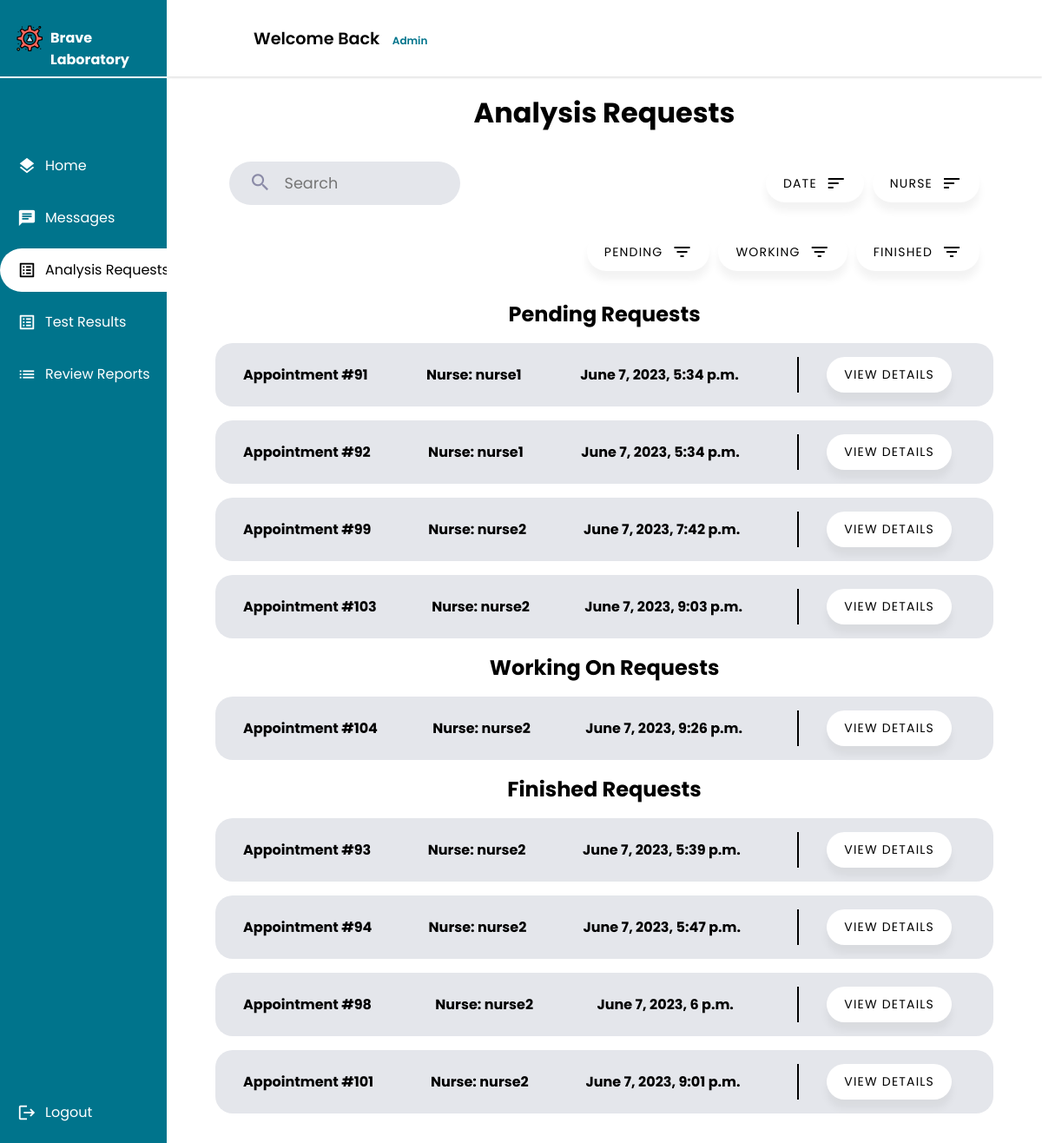
Before: /auditor/requests/ (signed in) with the older database file.
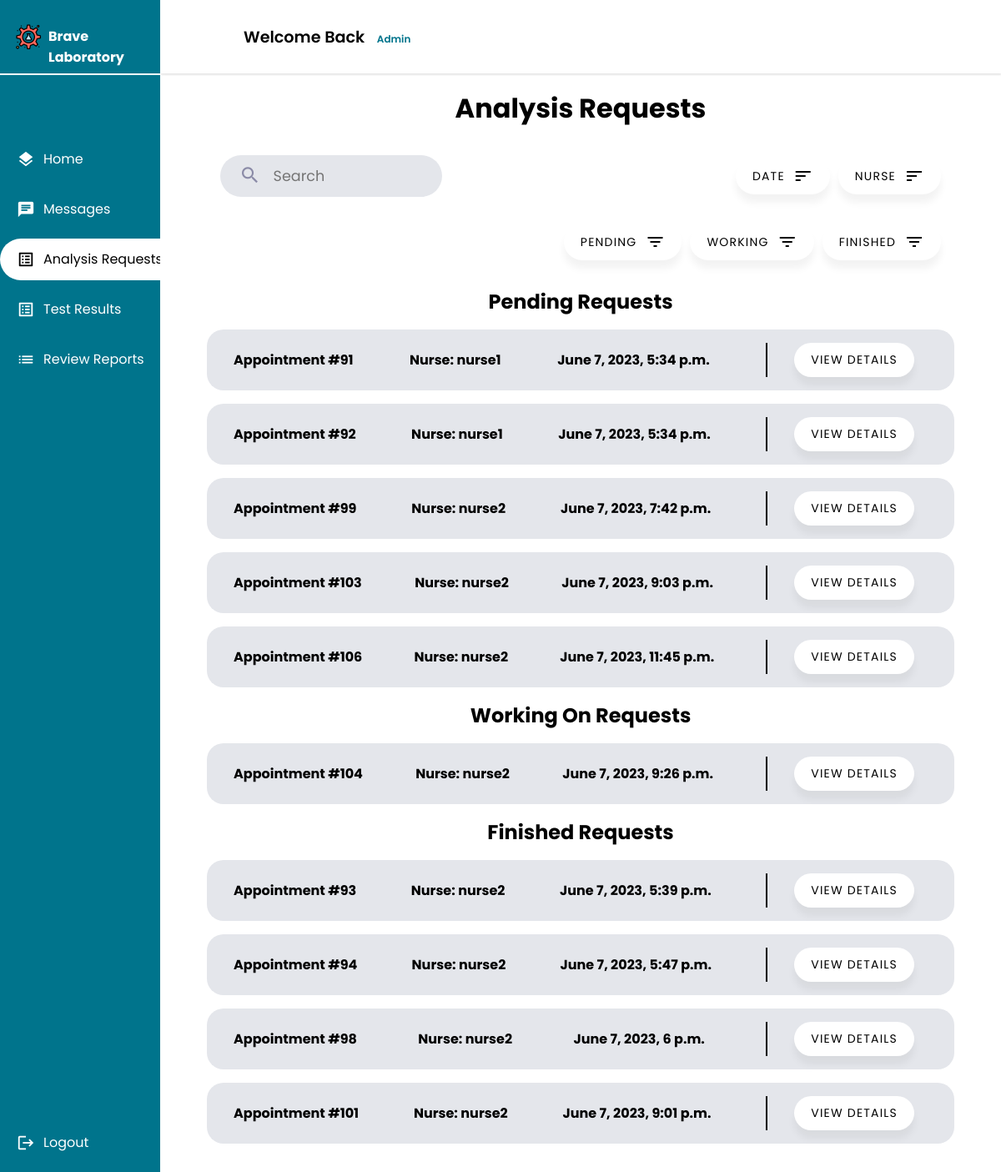
After: the same page with the newer database file.
### main_home/models.py (models this page shows, shortened)
class AnalysisRequest(models.Model):
    PENDING = 'pending'
    WORKING_ON = 'working-on'
    FINISHED = 'finished'
    STATUS_CHOICES = [
        (PENDING, 'Pending'),
        (WORKING_ON, 'Working On'),
        (FINISHED, 'Finished'),
    ]
    appointment = models.OneToOneField(Appointment, on_delete=models.CASCADE)
    nurse = models.ForeignKey(Nurse, on_delete=models.CASCADE)
    tests = models.ManyToManyField(Test)
    creation_time = models.DateTimeField(auto_now_add=True)
    start_time = models.DateTimeField(null=True, blank=True)
    finish_time = models.DateTimeField(null=True, blank=True)
    accepted = models.BooleanField(default=False)
    finished = models.BooleanField(default=False)
    status =  models.CharField(max_length=45, choices=STATUS_CHOICES, default=PENDING)
    class Meta:
        db_table = 'analysis_request'

class Appointment(models.Model):
    UPCOMING = 'Upcoming'
    TOMORROW = 'Tommorow'
    TODAY = 'Today'
    OVERDUE = 'Overdue'
    STATUS_CHOICES = [
        (UPCOMING, 'Upcoming'),
        (TOMORROW, 'Tommorow'),
        (TODAY, 'Today'),
        (OVERDUE, 'Overdue'),
    ]
    client = models.ForeignKey(Client, on_delete=models.CASCADE)
    tests_requested = models.ManyToManyField(TestOffered)
    date = models.DateField(validators=[validate_date_not_past])
    description = models.CharField(max_length=1000,blank=True)
    document = models.ImageField(null=True,blank=True,upload_to='medical_documents')
    total_price = models.DecimalField(max_digits=10, decimal_places=2)
    payment_status = models.BooleanField(default=False)
    arrived = models.BooleanField(default=False)
    cancelled = models.BooleanField(default=False)
    performed = models.BooleanField(default=False)
    urgent = models.BooleanField(default=False)
    class Meta:
        db_table = 'appointment'

### nurse/models.py (models this page shows, shortened)
class Nurse(models.Model):
    GENDERS =[
        ('M','Male'),
        ('F','Female')
    ]
    user = models.OneToOneField(User, primary_key = True, on_delete=models.CASCADE)
    phone_number = models.CharField(max_length=10,validators=[phone_regex])
    gender = models.CharField(max_length = 1 ,choices = GENDERS)
    address = models.CharField(max_length=50)
    profile_pic = models.ImageField(default="default.png", upload_to="profile_pics")
    date_of_birth = models.DateField(default='2003-03-08')
    class Meta():
        db_table = 'auth_nurse'

### auditor/views.py (the view, shortened to what this page needs)
# urls.py: path("requests/",views.request_list,name="auditor_request_list"),
@login_required
@permission_required('auditor.view_auditor', raise_exception=True)
def request_list(request):
    analysis_requests = AnalysisRequest.objects.select_related('appointment__client').all()
    if not (request.GET.get('nurse_sort')) and not (request.GET.get('date_sort')) :
        sort_date = 'True'
        sort_nurse = 'True'
    pending_requests = analysis_requests.filter(status=AnalysisRequest.PENDING)
    working_on_requests = analysis_requests.filter(status=AnalysisRequest.WORKING_ON)
    finished_requests = analysis_requests.filter(status=AnalysisRequest.FINISHED)
    state = request.GET.get('state')
    if state != "all" :
        if state == "pending" :
            context = {
                'pending_requests': pending_requests,
                'sort_nurse':sort_nurse,
                'sort_date':sort_date,
                'state':state,
            }
            return render(request,'auditor/request/request_list.html',context)
        if state == "working" :
            context = {
                'working_on_requests': working_on_requests,
                'sort_nurse':sort_nurse,
                'sort_date':sort_date,
                'state':state,
            }
            return render(request,'auditor/request/request_list.html',context)
        if state == "finished" :
            context = {
                'finished_requests': finished_requests,
                'sort_nurse':sort_nurse,
                'sort_date':sort_date,
                'state':state,
            }
            return render(request,'auditor/request/request_list.html',context)
    state = 'all'
    context = {
        'pending_requests': pending_requests,
        'working_on_requests': working_on_requests,
        'finished_requests': finished_requests,
        'sort_nurse':sort_nurse,
        'sort_date':sort_date,
        'state':state
    }
    return render(request,'auditor/request/request_list.html', context)

### auditor/templates/auditor/request/request_list.html (shortened to what the changed rows need)
{% extends 'auditor/auditor.html' %}
{% load static %}
{% block css_2 %}
<link rel="stylesheet" href="{% static 'css/list.css' %}">
{% endblock css_2 %}
{% block main %}
<div class="Container">
    <h1>Analysis Requests</h1>
    {% if pending_requests %}
    <h2>Pending Requests</h2>
        <ul>
            {% for request in pending_requests %}
                <li class="app1">
                    <span><strong>Appointment #{{ request.appointment.id }}</strong></span>
                    <span><strong>Nurse: {{request.nurse.user.username}}</strong></span>
                    <span><strong>{{ request.creation_time }}</strong></span>
                    <div class="buttons">
                    <button class="list-button"><a class="list-links" href="{% url 'auditor_request_detail' request.id %}">View Details</a></button>
                    </div>
                </li>
            {% endfor %}
        </ul>
    {% endif %}
    {% if working_on_requests %}
    <h2>Working On Requests</h2>
        <ul>
            {% for request in working_on_requests %}
                <li class="app1">
                    <span><strong>Appointment #{{ request.appointment.id }}</strong></span>
                    <span><strong>Nurse: {{request.nurse.user.username}}</strong></span>
                    <span><strong>{{ request.creation_time }}</strong></span>
                    <div class="buttons">
                    <button class="list-button"><a class="list-links" href="{% url 'auditor_request_detail' request.id %}">View Details</a></button>
                    </div>
                </li>
            {% endfor %}
        </ul>
    {% endif %}
    {% if finished_requests %}
    <h2>Finished Requests</h2>
        <ul>
            {% for request in finished_requests %}
                <li class="app1">
                    <span><strong>Appointment #{{ request.appointment.id }}</strong></span>
                    <span><strong>Nurse: {{request.nurse.user.username}}</strong></span>
                    <span><strong>{{ request.creation_time }}</strong></span>
                    <div class="buttons">
                    <button class="list-button"><a class="list-links" href="{% url 'auditor_request_detail' request.id %}">View Details</a></button>
                    </div>
                </li>
            {% endfor %}
        </ul>
    {% endif %}
</div>
{% endblock main %}

Changed rows visible on the page:
added AnalysisRequest: appointment.id "106", nurse.user.username "nurse2", creation_time "June 7, 2023, 11:45 p.m.", shown under "Pending Requests"
